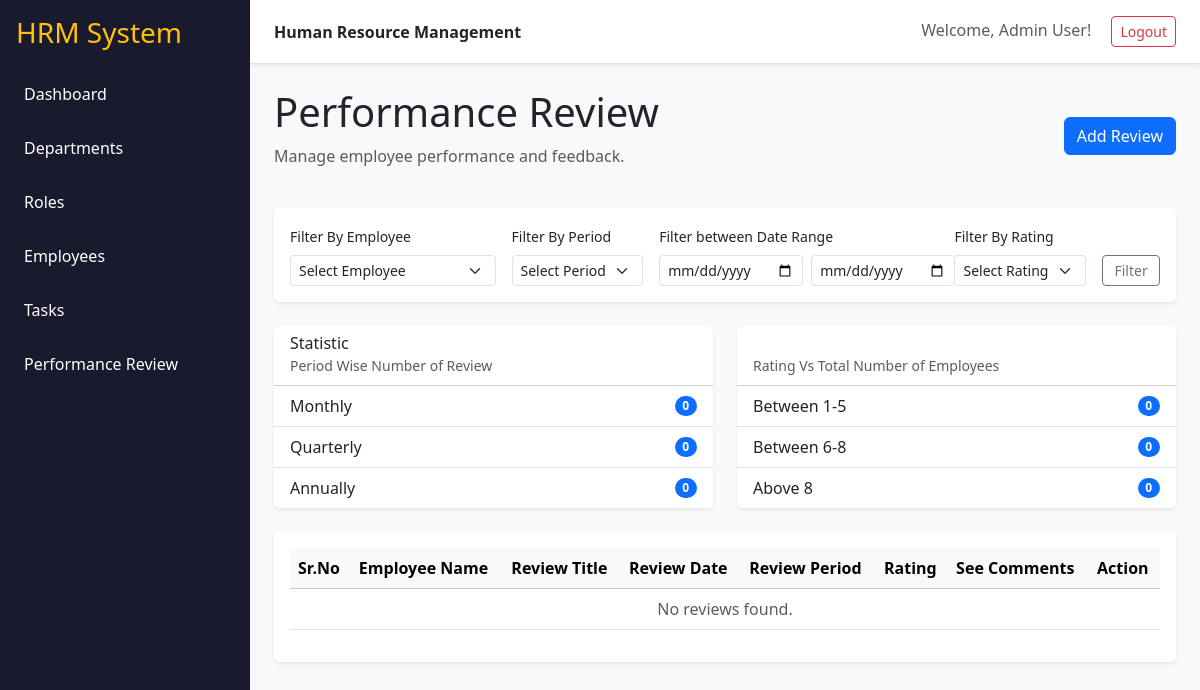
Page /reviews (signed in) on the earlier database version.
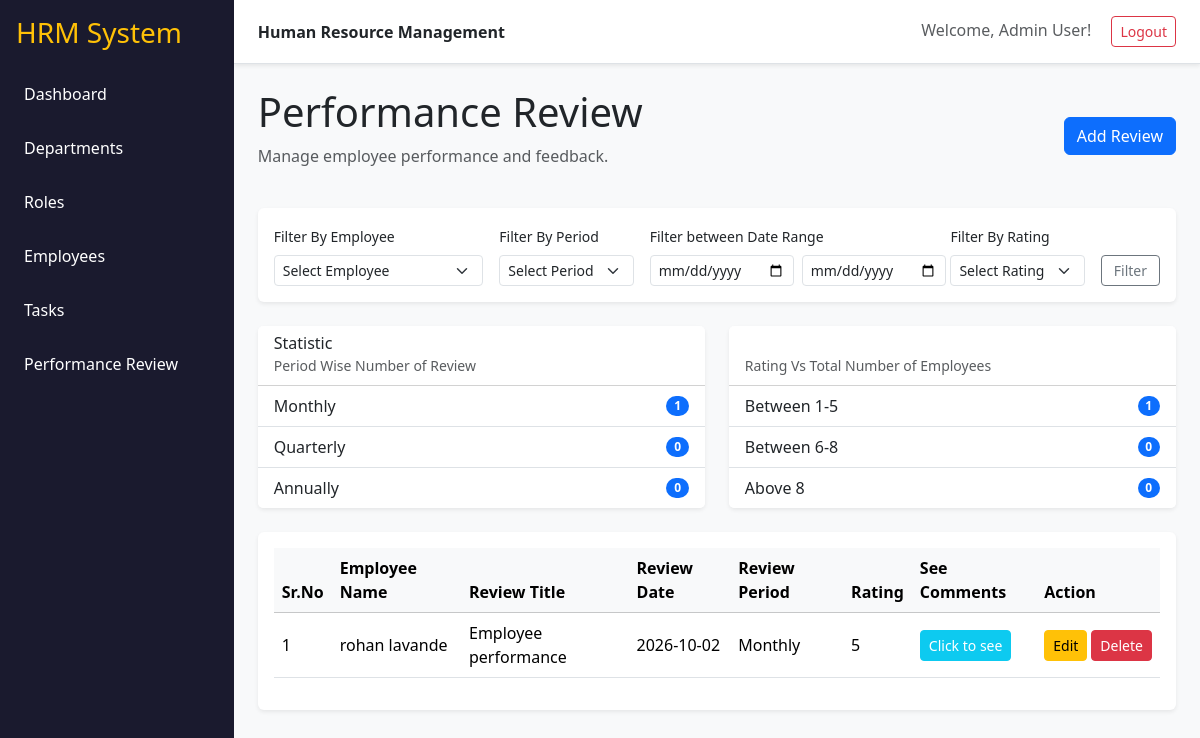
Same page on the later database version.
### tables this page shows
CREATE TABLE performance_review (
            review_id INTEGER PRIMARY KEY AUTOINCREMENT,
            review_title VARCHAR(100) NOT NULL,
            review_date DATE NOT NULL,
            employee_id INTEGER NOT NULL,
            reviewed_by INTEGER NOT NULL,
            review_period VARCHAR(100) NOT NULL,
            rating INTEGER NOT NULL,
            comments VARCHAR(300),
            created_at DATETIME NOT NULL,
            updated_at DATETIME NOT NULL,
            FOREIGN KEY (employee_id) REFERENCES user (employee_id),
            FOREIGN KEY (reviewed_by) REFERENCES user (employee_id)
        );

CREATE TABLE user (
            employee_id INTEGER PRIMARY KEY AUTOINCREMENT,
            first_name VARCHAR(100) NOT NULL,
            last_name VARCHAR(100) NOT NULL,
            username VARCHAR(100) NOT NULL UNIQUE,
            password VARCHAR(100) NOT NULL,
            email VARCHAR(100) NOT NULL UNIQUE,
            mobile VARCHAR(100) NOT NULL,
            dept_id INTEGER,
            role_id INTEGER,
            reporting_manager_id INTEGER,
            date_of_joining DATE,
            created_at DATETIME NOT NULL,
            updated_at DATETIME NOT NULL,
            FOREIGN KEY (dept_id) REFERENCES department (dept_id),
            FOREIGN KEY (role_id) REFERENCES role (role_id),
            FOREIGN KEY (reporting_manager_id) REFERENCES user (employee_id)
        );

### app.py (the view, shortened to what this page needs)
@app.route("/reviews")
@login_required
def reviews():
    conn = get_db()
    current_user_id = session.get("employee_id")
    direct_reports = conn.execute(
        "SELECT employee_id, first_name, last_name FROM user WHERE reporting_manager_id = ?",
        (current_user_id,)
    ).fetchall()
    filter_emp = request.args.get("employee_id", "")
    filter_period = request.args.get("period", "")
    start_date = request.args.get("start_date", "")
    end_date = request.args.get("end_date", "")
    filter_rating = request.args.get("rating_range", "")
    query = """
        SELECT pr.*,
               u.first_name as emp_first, u.last_name as emp_last,
               mgr.first_name as mgr_first, mgr.last_name as mgr_last
        FROM performance_review pr
        JOIN user u ON pr.employee_id = u.employee_id
        JOIN user mgr ON pr.reviewed_by = mgr.employee_id
        WHERE (pr.reviewed_by = ? OR pr.employee_id = ?)
    """
    params = [current_user_id, current_user_id]
    if filter_emp:
        query += " AND pr.employee_id = ?"
        params.append(filter_emp)
    if filter_period:
        query += " AND pr.review_period = ?"
        params.append(filter_period)
    if start_date and end_date:
        query += " AND (pr.review_date >= ? AND pr.review_date <= ?)"
        params.extend([start_date, end_date])
    query += " ORDER BY pr.review_date DESC"
    all_reviews = conn.execute(query, params).fetchall()
    stats = {
        "monthly": sum(1 for r in all_reviews if r['review_period'] == 'Monthly'),
        "quarterly": sum(1 for r in all_reviews if r['review_period'] == 'Quarterly'),
        "annually": sum(1 for r in all_reviews if r['review_period'] == 'Annually' or r['review_period'] == 'Annual'),
        "rating_1_5": sum(1 for r in all_reviews if 1 <= r['rating'] <= 5),
        "rating_6_8": sum(1 for r in all_reviews if 6 <= r['rating'] <= 8),
        "rating_above_8": sum(1 for r in all_reviews if r['rating'] >= 9)
    }
    conn.close()
    return render_template(
        "reviews.html",
        reviews=all_reviews,
        direct_reports=direct_reports,
        stats=stats,
        current_user_id=current_user_id
    )

### app.py (called while the page is built)
def login_required(f):
    @wraps(f)
    def decorated_function(*args, **kwargs):
        if 'employee_id' not in session:
            return redirect(url_for('login'))
        return f(*args, **kwargs)
    return decorated_function

def get_db():
    conn = sqlite3.connect(DB_NAME)
    conn.row_factory = sqlite3.Row
    return conn

### templates/reviews.html (shortened to what the changed rows need)
{% extends "base.html" %}
{% block content %}
<div class="d-flex justify-content-between align-items-center mb-4">
    <div>
        <h1>Performance Review</h1>
    </div>
</div>
<div class="row mb-4">
    <div class="col-md-6">
        <div class="card shadow-sm">
            <ul class="list-group list-group-flush">
                <li class="list-group-item d-flex justify-content-between align-items-center">
                    Monthly <span class="badge bg-primary rounded-pill">{{ stats.monthly }}</span>
                </li>
            </ul>
        </div>
    </div>
    <div class="col-md-6">
        <div class="card shadow-sm">
            <ul class="list-group list-group-flush">
                <li class="list-group-item d-flex justify-content-between align-items-center">
                    Between 1-5 <span class="badge bg-primary rounded-pill">{{ stats.rating_1_5 }}</span>
                </li>
            </ul>
        </div>
    </div>
</div>
<div class="table-responsive bg-white rounded shadow-sm p-3">
    <table class="table table-hover align-middle">
        <thead class="table-light">
            <tr>
                <th>Sr.No</th>
                <th>Employee Name</th>
                <th>Review Title</th>
                <th>Review Date</th>
                <th>Review Period</th>
                <th>Rating</th>
                <th>See Comments</th>
                <th>Action</th>
            </tr>
        </thead>
        <tbody>
            {% for r in reviews %}
            <tr>
                <td>{{ loop.index }}</td>
                <td>{{ r.emp_first }} {{ r.emp_last }}</td>
                <td>{{ r.review_title }}</td>
                <td>{{ r.review_date }}</td>
                <td>{{ r.review_period }}</td>
                <td>{{ r.rating }}</td>
                <td>
                    <button type="button" class="btn btn-sm btn-info text-white" onclick="alert('{{ r.comments | escape }}')">Click to see</button>
                </td>
                <td>
                    {% if r.reviewed_by == current_user_id %}
                    <div class="d-flex gap-1">
                        <a href="{{ url_for('edit_review', review_id=r.review_id) }}" class="btn btn-sm btn-warning">Edit</a>
                        <form method="post" action="{{ url_for('delete_review', review_id=r.review_id) }}" onsubmit="return confirm('Delete this review?');">
                            <button type="submit" class="btn btn-sm btn-danger">Delete</button>
                        </form>
                    </div>
                    {% endif %}
                </td>
            </tr>
            {% else %}
            <tr>
                <td colspan="8" class="text-center text-muted">No reviews found.</td>
            </tr>
            {% endfor %}
        </tbody>
    </table>
</div>
{% endblock %}

Differences in the rows shown:
added performance_review: emp_first "rohan", emp_last "lavande", review_title "Employee performance", review_date "2026-10-02", review_period "Monthly", rating "5"
Other differences:
{{ stats.monthly }}: "0" → "1"
{{ stats.rating_1_5 }}: "0" → "1"
text no longer shown: "No reviews found."
